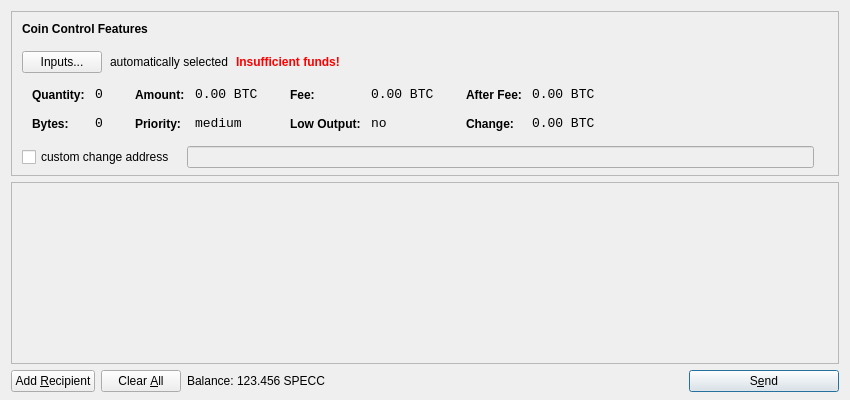
<?xml version="1.0" encoding="UTF-8"?>
<ui version="4.0">
 <class>SendCoinsDialog</class>
 <widget class="QDialog" name="SendCoinsDialog">
  <property name="geometry">
   <rect>
    <x>0</x>
    <y>0</y>
    <width>850</width>
    <height>400</height>
   </rect>
  </property>
  <property name="windowTitle">
   <string>Send Coins</string>
  </property>
  <layout class="QVBoxLayout" name="verticalLayout" stretch="0,1,0">
   <property name="bottomMargin">
    <number>8</number>
   </property>
   <item>
    <widget class="QFrame" name="frameCoinControl">
     <property name="sizePolicy">
      <sizepolicy hsizetype="Expanding" vsizetype="Expanding">
       <horstretch>0</horstretch>
       <verstretch>0</verstretch>
      </sizepolicy>
     </property>
     <property name="maximumSize">
      <size>
       <width>16777215</width>
       <height>16777215</height>
      </size>
     </property>
     <property name="frameShape">
      <enum>QFrame::StyledPanel</enum>
     </property>
     <property name="frameShadow">
      <enum>QFrame::Sunken</enum>
     </property>
     <layout class="QVBoxLayout" name="verticalLayoutCoinControl2">
      <property name="spacing">
       <number>-1</number>
      </property>
      <property name="leftMargin">
       <number>0</number>
      </property>
      <property name="topMargin">
       <number>0</number>
      </property>
      <property name="rightMargin">
       <number>0</number>
      </property>
      <property name="bottomMargin">
       <number>6</number>
      </property>
      <item>
       <layout class="QVBoxLayout" name="verticalLayoutCoinControl" stretch="0,0,0,0,1">
        <property name="spacing">
         <number>0</number>
        </property>
        <property name="leftMargin">
         <number>10</number>
        </property>
        <property name="topMargin">
         <number>10</number>
        </property>
        <item>
         <layout class="QHBoxLayout" name="horizontalLayoutCoinControl1">
          <property name="bottomMargin">
           <number>15</number>
          </property>
          <item>
           <widget class="QLabel" name="labelCoinControlFeatures">
            <property name="sizePolicy">
             <sizepolicy hsizetype="Preferred" vsizetype="Maximum">
              <horstretch>0</horstretch>
              <verstretch>0</verstretch>
             </sizepolicy>
            </property>
            <property name="font">
             <font>
              <weight>75</weight>
              <bold>true</bold>
             </font>
            </property>
            <property name="styleSheet">
             <string notr="true">font-weight:bold;</string>
            </property>
            <property name="text">
             <string>Coin Control Features</string>
            </property>
           </widget>
          </item>
         </layout>
        </item>
        <item>
         <layout class="QHBoxLayout" name="horizontalLayoutCoinControl2" stretch="0,0,0,0">
          <property name="spacing">
           <number>8</number>
          </property>
          <property name="bottomMargin">
           <number>10</number>
          </property>
          <item>
           <widget class="QPushButton" name="pushButtonCoinControl">
            <property name="styleSheet">
             <string notr="true"/>
            </property>
            <property name="text">
             <string>Inputs...</string>
            </property>
           </widget>
          </item>
          <item>
           <widget class="QLabel" name="labelCoinControlAutomaticallySelected">
            <property name="text">
             <string>automatically selected</string>
            </property>
            <property name="margin">
             <number>5</number>
            </property>
           </widget>
          </item>
          <item>
           <widget class="QLabel" name="labelCoinControlInsuffFunds">
            <property name="font">
             <font>
              <weight>75</weight>
              <bold>true</bold>
             </font>
            </property>
            <property name="styleSheet">
             <string notr="true">color:red;font-weight:bold;</string>
            </property>
            <property name="text">
             <string>Insufficient funds!</string>
            </property>
            <property name="margin">
             <number>5</number>
            </property>
           </widget>
          </item>
          <item>
           <spacer name="horizontalSpacerCoinControl">
            <property name="orientation">
             <enum>Qt::Horizontal</enum>
            </property>
            <property name="sizeHint" stdset="0">
             <size>
              <width>40</width>
              <height>1</height>
             </size>
            </property>
           </spacer>
          </item>
         </layout>
        </item>
        <item>
         <widget class="QWidget" name="widgetCoinControl" native="true">
          <property name="sizePolicy">
           <sizepolicy hsizetype="Preferred" vsizetype="Preferred">
            <horstretch>0</horstretch>
            <verstretch>0</verstretch>
           </sizepolicy>
          </property>
          <property name="minimumSize">
           <size>
            <width>0</width>
            <height>0</height>
           </size>
          </property>
          <property name="styleSheet">
           <string notr="true"/>
          </property>
          <layout class="QHBoxLayout" name="horizontalLayoutCoinControl5">
           <property name="margin">
            <number>0</number>
           </property>
           <item>
            <layout class="QHBoxLayout" name="horizontalLayoutCoinControl3" stretch="0,0,0,1">
             <property name="spacing">
              <number>20</number>
             </property>
             <property name="topMargin">
              <number>0</number>
             </property>
             <property name="bottomMargin">
              <number>10</number>
             </property>
             <item>
              <layout class="QFormLayout" name="formLayoutCoinControl1">
               <property name="horizontalSpacing">
                <number>10</number>
               </property>
               <property name="verticalSpacing">
                <number>14</number>
               </property>
               <property name="leftMargin">
                <number>10</number>
               </property>
               <property name="topMargin">
                <number>4</number>
               </property>
               <property name="rightMargin">
                <number>6</number>
               </property>
               <item row="0" column="0">
                <widget class="QLabel" name="labelCoinControlQuantityText">
                 <property name="styleSheet">
                  <string notr="true">font-weight:bold;</string>
                 </property>
                 <property name="text">
                  <string>Quantity:</string>
                 </property>
                 <property name="margin">
                  <number>0</number>
                 </property>
                </widget>
               </item>
               <item row="0" column="1">
                <widget class="QLabel" name="labelCoinControlQuantity">
                 <property name="font">
                  <font>
                   <family>Monospace</family>
                   <pointsize>10</pointsize>
                  </font>
                 </property>
                 <property name="cursor">
                  <cursorShape>IBeamCursor</cursorShape>
                 </property>
                 <property name="contextMenuPolicy">
                  <enum>Qt::ActionsContextMenu</enum>
                 </property>
                 <property name="text">
                  <string notr="true">0</string>
                 </property>
                 <property name="margin">
                  <number>0</number>
                 </property>
                 <property name="textInteractionFlags">
                  <set>Qt::LinksAccessibleByMouse|Qt::TextSelectableByKeyboard|Qt::TextSelectableByMouse</set>
                 </property>
                </widget>
               </item>
               <item row="1" column="0">
                <widget class="QLabel" name="labelCoinControlBytesText">
                 <property name="styleSheet">
                  <string notr="true">font-weight:bold;</string>
                 </property>
                 <property name="text">
                  <string>Bytes:</string>
                 </property>
                </widget>
               </item>
               <item row="1" column="1">
                <widget class="QLabel" name="labelCoinControlBytes">
                 <property name="font">
                  <font>
                   <family>Monospace</family>
                   <pointsize>10</pointsize>
                  </font>
                 </property>
                 <property name="cursor">
                  <cursorShape>IBeamCursor</cursorShape>
                 </property>
                 <property name="contextMenuPolicy">
                  <enum>Qt::ActionsContextMenu</enum>
                 </property>
                 <property name="text">
                  <string notr="true">0</string>
                 </property>
                 <property name="textInteractionFlags">
                  <set>Qt::LinksAccessibleByMouse|Qt::TextSelectableByKeyboard|Qt::TextSelectableByMouse</set>
                 </property>
                </widget>
               </item>
              </layout>
             </item>
             <item>
              <layout class="QFormLayout" name="formLayoutCoinControl2">
               <property name="horizontalSpacing">
                <number>10</number>
               </property>
               <property name="verticalSpacing">
                <number>14</number>
               </property>
               <property name="leftMargin">
                <number>6</number>
               </property>
               <property name="topMargin">
                <number>4</number>
               </property>
               <property name="rightMargin">
                <number>6</number>
               </property>
               <item row="0" column="0">
                <widget class="QLabel" name="labelCoinControlAmountText">
                 <property name="styleSheet">
                  <string notr="true">font-weight:bold;</string>
                 </property>
                 <property name="text">
                  <string>Amount:</string>
                 </property>
                 <property name="margin">
                  <number>0</number>
                 </property>
                </widget>
               </item>
               <item row="0" column="1">
                <widget class="QLabel" name="labelCoinControlAmount">
                 <property name="font">
                  <font>
                   <family>Monospace</family>
                   <pointsize>10</pointsize>
                  </font>
                 </property>
                 <property name="cursor">
                  <cursorShape>IBeamCursor</cursorShape>
                 </property>
                 <property name="contextMenuPolicy">
                  <enum>Qt::ActionsContextMenu</enum>
                 </property>
                 <property name="text">
                  <string notr="true">0.00 BTC</string>
                 </property>
                 <property name="textInteractionFlags">
                  <set>Qt::LinksAccessibleByMouse|Qt::TextSelectableByKeyboard|Qt::TextSelectableByMouse</set>
                 </property>
                </widget>
               </item>
               <item row="1" column="0">
                <widget class="QLabel" name="labelCoinControlPriorityText">
                 <property name="styleSheet">
                  <string notr="true">font-weight:bold;</string>
                 </property>
                 <property name="text">
                  <string>Priority:</string>
                 </property>
                </widget>
               </item>
               <item row="1" column="1">
                <widget class="QLabel" name="labelCoinControlPriority">
                 <property name="font">
                  <font>
                   <family>Monospace</family>
                   <pointsize>10</pointsize>
                  </font>
                 </property>
                 <property name="cursor">
                  <cursorShape>IBeamCursor</cursorShape>
                 </property>
                 <property name="contextMenuPolicy">
                  <enum>Qt::ActionsContextMenu</enum>
                 </property>
                 <property name="text">
                  <string>medium</string>
                 </property>
                 <property name="textInteractionFlags">
                  <set>Qt::LinksAccessibleByMouse|Qt::TextSelectableByKeyboard|Qt::TextSelectableByMouse</set>
                 </property>
                </widget>
               </item>
              </layout>
             </item>
             <item>
              <layout class="QFormLayout" name="formLayoutCoinControl3">
               <property name="horizontalSpacing">
                <number>10</number>
               </property>
               <property name="verticalSpacing">
                <number>14</number>
               </property>
               <property name="leftMargin">
                <number>6</number>
               </property>
               <property name="topMargin">
                <number>4</number>
               </property>
               <property name="rightMargin">
                <number>6</number>
               </property>
               <item row="0" column="0">
                <widget class="QLabel" name="labelCoinControlFeeText">
                 <property name="styleSheet">
                  <string notr="true">font-weight:bold;</string>
                 </property>
                 <property name="text">
                  <string>Fee:</string>
                 </property>
                 <property name="margin">
                  <number>0</number>
                 </property>
                </widget>
               </item>
               <item row="0" column="1">
                <widget class="QLabel" name="labelCoinControlFee">
                 <property name="font">
                  <font>
                   <family>Monospace</family>
                   <pointsize>10</pointsize>
                  </font>
                 </property>
                 <property name="cursor">
                  <cursorShape>IBeamCursor</cursorShape>
                 </property>
                 <property name="contextMenuPolicy">
                  <enum>Qt::ActionsContextMenu</enum>
                 </property>
                 <property name="text">
                  <string notr="true">0.00 BTC</string>
                 </property>
                 <property name="textInteractionFlags">
                  <set>Qt::LinksAccessibleByMouse|Qt::TextSelectableByKeyboard|Qt::TextSelectableByMouse</set>
                 </property>
                </widget>
               </item>
               <item row="1" column="0">
                <widget class="QLabel" name="labelCoinControlLowOutputText">
                 <property name="styleSheet">
                  <string notr="true">font-weight:bold;</string>
                 </property>
                 <property name="text">
                  <string>Low Output:</string>
                 </property>
                </widget>
               </item>
               <item row="1" column="1">
                <widget class="QLabel" name="labelCoinControlLowOutput">
                 <property name="font">
                  <font>
                   <family>Monospace</family>
                   <pointsize>10</pointsize>
                  </font>
                 </property>
                 <property name="cursor">
                  <cursorShape>IBeamCursor</cursorShape>
                 </property>
                 <property name="contextMenuPolicy">
                  <enum>Qt::ActionsContextMenu</enum>
                 </property>
                 <property name="text">
                  <string>no</string>
                 </property>
                 <property name="textInteractionFlags">
                  <set>Qt::LinksAccessibleByMouse|Qt::TextSelectableByKeyboard|Qt::TextSelectableByMouse</set>
                 </property>
                </widget>
               </item>
              </layout>
             </item>
             <item>
              <layout class="QFormLayout" name="formLayoutCoinControl4">
               <property name="horizontalSpacing">
                <number>10</number>
               </property>
               <property name="verticalSpacing">
                <number>14</number>
               </property>
               <property name="leftMargin">
                <number>6</number>
               </property>
               <property name="topMargin">
                <number>4</number>
               </property>
               <property name="rightMargin">
                <number>6</number>
               </property>
               <item row="0" column="0">
                <widget class="QLabel" name="labelCoinControlAfterFeeText">
                 <property name="styleSheet">
                  <string notr="true">font-weight:bold;</string>
                 </property>
                 <property name="text">
                  <string>After Fee:</string>
                 </property>
                 <property name="margin">
                  <number>0</number>
                 </property>
                </widget>
               </item>
               <item row="0" column="1">
                <widget class="QLabel" name="labelCoinControlAfterFee">
                 <property name="font">
                  <font>
                   <family>Monospace</family>
                   <pointsize>10</pointsize>
                  </font>
                 </property>
                 <property name="cursor">
                  <cursorShape>IBeamCursor</cursorShape>
                 </property>
                 <property name="contextMenuPolicy">
                  <enum>Qt::ActionsContextMenu</enum>
                 </property>
                 <property name="text">
                  <string notr="true">0.00 BTC</string>
                 </property>
                 <property name="textInteractionFlags">
                  <set>Qt::LinksAccessibleByMouse|Qt::TextSelectableByKeyboard|Qt::TextSelectableByMouse</set>
                 </property>
                </widget>
               </item>
               <item row="1" column="0">
                <widget class="QLabel" name="labelCoinControlChangeText">
                 <property name="styleSheet">
                  <string notr="true">font-weight:bold;</string>
                 </property>
                 <property name="text">
                  <string>Change:</string>
                 </property>
                </widget>
               </item>
               <item row="1" column="1">
                <widget class="QLabel" name="labelCoinControlChange">
                 <property name="font">
                  <font>
                   <family>Monospace</family>
                   <pointsize>10</pointsize>
                  </font>
                 </property>
                 <property name="cursor">
                  <cursorShape>IBeamCursor</cursorShape>
                 </property>
                 <property name="contextMenuPolicy">
                  <enum>Qt::ActionsContextMenu</enum>
                 </property>
                 <property name="text">
                  <string notr="true">0.00 BTC</string>
                 </property>
                 <property name="textInteractionFlags">
                  <set>Qt::LinksAccessibleByMouse|Qt::TextSelectableByKeyboard|Qt::TextSelectableByMouse</set>
                 </property>
                </widget>
               </item>
              </layout>
             </item>
            </layout>
           </item>
          </layout>
         </widget>
        </item>
        <item>
         <layout class="QHBoxLayout" name="horizontalLayoutCoinControl4" stretch="0,0,0">
          <property name="spacing">
           <number>12</number>
          </property>
          <property name="sizeConstraint">
           <enum>QLayout::SetDefaultConstraint</enum>
          </property>
          <property name="topMargin">
           <number>5</number>
          </property>
          <property name="rightMargin">
           <number>5</number>
          </property>
          <item>
           <widget class="QCheckBox" name="checkBoxCoinControlChange">
            <property name="text">
             <string>custom change address</string>
            </property>
           </widget>
          </item>
          <item>
           <widget class="QLineEdit" name="lineEditCoinControlChange">
            <property name="enabled">
             <bool>false</bool>
            </property>
            <property name="sizePolicy">
             <sizepolicy hsizetype="Expanding" vsizetype="Fixed">
              <horstretch>0</horstretch>
              <verstretch>0</verstretch>
             </sizepolicy>
            </property>
           </widget>
          </item>
          <item>
           <widget class="QLabel" name="labelCoinControlChangeLabel">
            <property name="sizePolicy">
             <sizepolicy hsizetype="Preferred" vsizetype="Expanding">
              <horstretch>0</horstretch>
              <verstretch>0</verstretch>
             </sizepolicy>
            </property>
            <property name="minimumSize">
             <size>
              <width>0</width>
              <height>0</height>
             </size>
            </property>
            <property name="text">
             <string/>
            </property>
            <property name="margin">
             <number>3</number>
            </property>
           </widget>
          </item>
         </layout>
        </item>
        <item>
         <spacer name="verticalSpacerCoinControl">
          <property name="orientation">
           <enum>Qt::Vertical</enum>
          </property>
          <property name="sizeHint" stdset="0">
           <size>
            <width>800</width>
            <height>1</height>
           </size>
          </property>
         </spacer>
        </item>
       </layout>
      </item>
     </layout>
    </widget>
   </item>
   <item>
    <widget class="QScrollArea" name="scrollArea">
     <property name="widgetResizable">
      <bool>true</bool>
     </property>
     <widget class="QWidget" name="scrollAreaWidgetContents">
      <property name="geometry">
       <rect>
        <x>0</x>
        <y>0</y>
        <width>830</width>
        <height>165</height>
       </rect>
      </property>
      <layout class="QVBoxLayout" name="verticalLayout_2">
       <property name="margin">
        <number>0</number>
       </property>
       <item>
        <layout class="QVBoxLayout" name="entries">
         <property name="spacing">
          <number>6</number>
         </property>
        </layout>
       </item>
       <item>
        <spacer name="verticalSpacer">
         <property name="orientation">
          <enum>Qt::Vertical</enum>
         </property>
         <property name="sizeHint" stdset="0">
          <size>
           <width>20</width>
           <height>40</height>
          </size>
         </property>
        </spacer>
       </item>
      </layout>
     </widget>
    </widget>
   </item>
   <item>
    <layout class="QHBoxLayout" name="horizontalLayout">
     <item>
      <widget class="QPushButton" name="addButton">
       <property name="toolTip">
        <string>Send to multiple recipients at once</string>
       </property>
       <property name="text">
        <string>Add &amp;Recipient</string>
       </property>
       <property name="icon">
        <iconset resource="../bitcoin.qrc">
         <normaloff>:/icons/add</normaloff>:/icons/add</iconset>
       </property>
       <property name="autoDefault">
        <bool>false</bool>
       </property>
      </widget>
     </item>
     <item>
      <widget class="QPushButton" name="clearButton">
       <property name="sizePolicy">
        <sizepolicy hsizetype="Minimum" vsizetype="Fixed">
         <horstretch>0</horstretch>
         <verstretch>0</verstretch>
        </sizepolicy>
       </property>
       <property name="toolTip">
        <string>Remove all transaction fields</string>
       </property>
       <property name="text">
        <string>Clear &amp;All</string>
       </property>
       <property name="icon">
        <iconset resource="../bitcoin.qrc">
         <normaloff>:/icons/remove</normaloff>:/icons/remove</iconset>
       </property>
       <property name="autoRepeatDelay">
        <number>300</number>
       </property>
       <property name="autoDefault">
        <bool>false</bool>
       </property>
      </widget>
     </item>
     <item>
      <layout class="QHBoxLayout" name="horizontalLayout_2">
       <property name="spacing">
        <number>3</number>
       </property>
       <item>
        <widget class="QLabel" name="label">
         <property name="text">
          <string>Balance:</string>
         </property>
        </widget>
       </item>
       <item>
        <widget class="QLabel" name="labelBalance">
         <property name="cursor">
          <cursorShape>IBeamCursor</cursorShape>
         </property>
         <property name="text">
          <string>123.456 SPECC</string>
         </property>
         <property name="textInteractionFlags">
          <set>Qt::LinksAccessibleByMouse|Qt::TextSelectableByKeyboard|Qt::TextSelectableByMouse</set>
         </property>
        </widget>
       </item>
      </layout>
     </item>
     <item>
      <spacer name="horizontalSpacer">
       <property name="orientation">
        <enum>Qt::Horizontal</enum>
       </property>
       <property name="sizeHint" stdset="0">
        <size>
         <width>40</width>
         <height>20</height>
        </size>
       </property>
      </spacer>
     </item>
     <item>
      <widget class="QPushButton" name="sendButton">
       <property name="minimumSize">
        <size>
         <width>150</width>
         <height>0</height>
        </size>
       </property>
       <property name="toolTip">
        <string>Confirm the send action</string>
       </property>
       <property name="text">
        <string>S&amp;end</string>
       </property>
       <property name="icon">
        <iconset resource="../bitcoin.qrc">
         <normaloff>:/icons/send</normaloff>:/icons/send</iconset>
       </property>
       <property name="default">
        <bool>true</bool>
       </property>
      </widget>
     </item>
    </layout>
   </item>
  </layout>
 </widget>
 <resources>
  <include location="../bitcoin.qrc"/>
 </resources>
 <connections/>
</ui>
